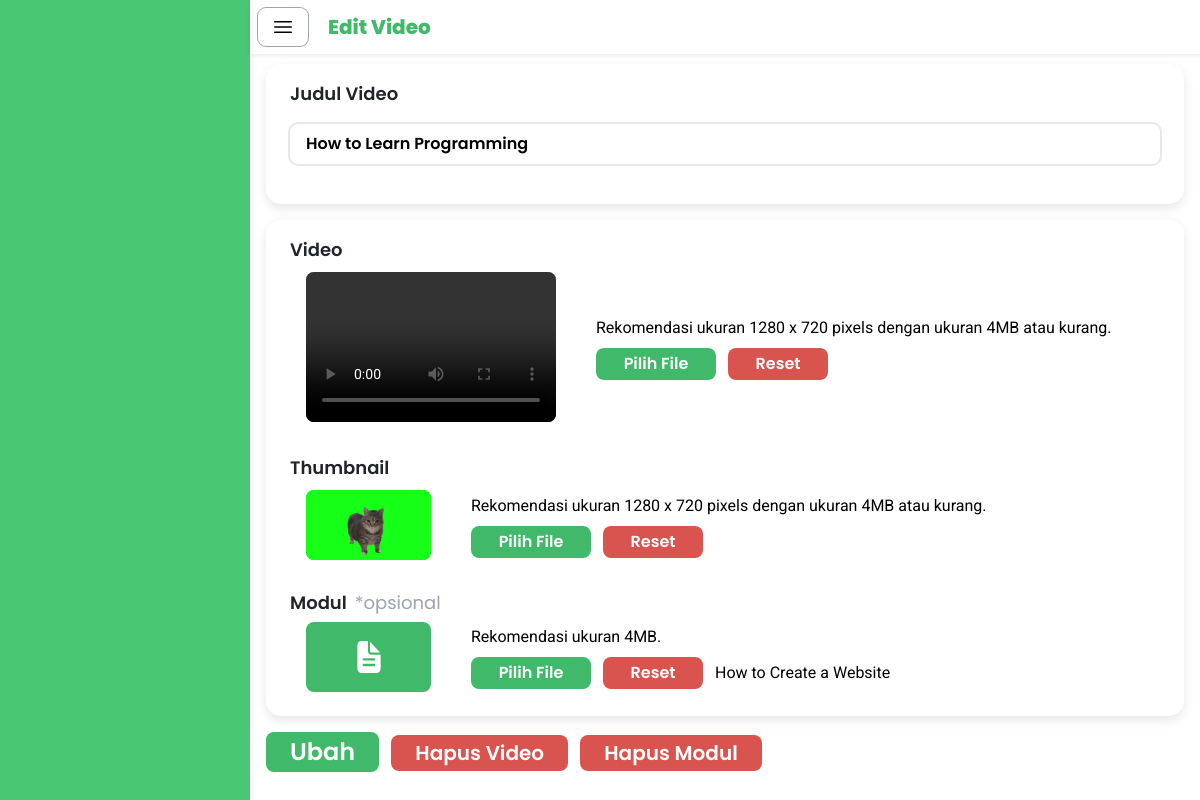
The app's page /guru/edit_video/index.php?videoID=1 (signed in) with its own data.
### tables this page shows
CREATE TABLE IF NOT EXISTS `video` (
  `videoID` int NOT NULL AUTO_INCREMENT,
  `teacherID` int NOT NULL,
  `video` varchar(255) NOT NULL DEFAULT '',
  `thumbnail` varchar(255) NOT NULL DEFAULT '',
  `title` varchar(255) NOT NULL,
  `views` int NOT NULL,
  `upload_date` datetime NOT NULL,
  `favorite` int DEFAULT '0',
  PRIMARY KEY (`videoID`),
  KEY `teacherID` (`teacherID`),
  CONSTRAINT `video_ibfk_1` FOREIGN KEY (`teacherID`) REFERENCES `guru` (`teacherID`) ON DELETE CASCADE ON UPDATE CASCADE
);

CREATE TABLE IF NOT EXISTS `modul` (
  `moduleID` int NOT NULL AUTO_INCREMENT,
  `teacherID` int NOT NULL,
  `videoID` int NOT NULL,
  `title` varchar(255) NOT NULL,
  `download` int NOT NULL,
  `modul` varchar(255) NOT NULL,
  PRIMARY KEY (`moduleID`),
  KEY `teacherID` (`teacherID`),
  KEY `FK_modul_video` (`videoID`),
  CONSTRAINT `FK_modul_guru` FOREIGN KEY (`teacherID`) REFERENCES `guru` (`teacherID`),
  CONSTRAINT `FK_modul_video` FOREIGN KEY (`videoID`) REFERENCES `video` (`videoID`)
);

### guru/edit_video/index.php (the view, shortened to what this page needs)
<?php
    $servername = "localhost";
    $username = "root";
    $password = "";
    $dbname = "study_tube";
    $conn = new mysqli($servername, $username, $password, $dbname);
    if (isset($_GET['videoID'])) {
        $videoID = $_GET['videoID'];
    } else {
        die("Video ID is required");
    }
    $sqlvideo = "SELECT
                thumbnail,
                title,
                video,
                views
            FROM
                video
            WHERE
                videoID = ?
            ";
    $stmt = $conn->prepare($sqlvideo);
    $stmt->bind_param("i", $videoID);
    $stmt->execute();
    $dataVideo = $stmt->get_result()->fetch_assoc();
    $sqlmodul = "SELECT
                title as modul_title,
                moduleID,
                modul
            FROM
                modul
            WHERE
                videoID = ?
            ";
    $stmt = $conn->prepare($sqlmodul);
    $stmt->bind_param("i", $videoID);
    $stmt->execute();
    $dataModul = $stmt->get_result()->fetch_assoc();
?>
<!DOCTYPE html>
<html lang="en">
<head>
    <script src="https://cdn.tailwindcss.com"></script>
    <link href="https://cdn.jsdelivr.net/npm/bootstrap@5.3.3/dist/css/bootstrap.min.css" rel="stylesheet">
    <link rel="stylesheet" href="/Study-Tube/guru/style.css">
</head>
<body>
    <div id="sidebar" class="fixed top-0 left-0 h-screen bg-[#40BA6A]"></div>
    <div id="mainContent" class="main-content">
        <div class="fixed top-0 w-full bg-white z-50 shadow-sm">
            <div class="flex items-center space-x-5 p-2">
                <button id="toggleSidebar" class="btn rounded-lg ring-1 ring-gray-400 bg-white">
                    <svg xmlns="http://www.w3.org/2000/svg" fill="none" viewBox="0 0 24 24" stroke-width="1.5" stroke="black" class="size-6">
                        <path stroke-linecap="round" stroke-linejoin="round" d="M3.75 6.75h16.5M3.75 12h16.5m-16.5 5.25h16.5" />
                    </svg>
                </button>
                <h1 class="font-poppins font-extrabold text-[#40BA6A] text-xl my-auto">Edit Video</h1>
            </div>
        </div>
        <div class="container mt-12 p-3">
            <form method="POST" action="uploadVideo.php" enctype="multipart/form-data">
                <div class="col-rounded-shadow mx-auto p-2 px-4 h-auto w-auto py-3 mb-3">
                    <div class="font-poppins text-lg mb-3 mx-auto">Judul Video</div>
                    <div class="relative flex items-center w-full mb-4">
                        <input
                            type="text"
                            name="judul"
                            placeholder="Masukkan judul video"
                            value="<?php echo $dataVideo['title']; ?>"
                            class="w-full pl-4 pr-4 py-2 rounded-lg bg-white text-black font-poppins placeholder-gray-400 outline-none ring-2 ring-gray-200 focus:ring focus:ring-[#40BA6A]"
                            required
                        />
                    </div>
                </div>
                <div class="col-rounded-shadow mx-auto p-2 px-4 h-auto w-auto py-3">
                    <div class="font-poppins text-lg mx-auto">Video</div>
                        <div class="flex space-x-10 p-2 ml-2 items-center">
                            <div class="overflow-hidden w-[250px] h-[150px] bg-[#40BA6A] rounded-lg flex items-center justify-center">
                                <video id="videoPreview" class="w-full h-full object-cover" controls>
                                    <source src="<?php echo $dataVideo['video']; ?>" type="video/mp4">
                                </video>
                            </div>
                            <div class="flex-grow ml-4">
                                <span class="font-roboto font-normal text-black">
                                    Rekomendasi ukuran 1280 x 720 pixels dengan ukuran 4MB atau kurang.
                                </span>
                                <div class="flex flex-auto mt-2 space-x-3 w-auto">
                                    <div class="flex flex-col space-y-2">
                                        <div class="flex flex-row space-x-3">
                                            <label for="video_file"
                                                class="py-1 px-6 w-[120px] text-white font-semibold rounded-lg bg-[#40BA6A] font-poppins cursor-pointer text-center">
                                                Pilih File
                                            </label>
                                            <button type="button" id="resetVideoButton" class="py-1 px-6 w-[100px] text-white font-semibold rounded-lg bg-[#D9534F] font-poppins cursor-pointer text-center">
                                                Reset
                                            </button>
                                        </div>
                                    </div>
                                </div>
                            </div>
                        </div>
                    <div class="font-poppins text-lg mx-auto mt-4">Thumbnail</div>
                        <div class="flex space-x-10 p-2 ml-2 items-center">
                            <div class="overflow-hidden w-[125px] h-[70px] bg-[#40BA6A] rounded-lg flex items-center justify-center">
                                <img id="profileImage" src="<?php echo $dataVideo['thumbnail']; ?>" alt="Preview Gambar" class="w-full h-full object-cover" />
                            </div>
                            <div class="flex-grow ml-4">
                                <span class="font-roboto font-normal text-black">
                                    Rekomendasi ukuran 1280 x 720 pixels dengan ukuran 4MB atau kurang.
                                </span>
                                <div class="flex flex-auto mt-2 space-x-3 w-auto">
                                    <div class="flex flex-col space-y-2">
                                        <div class="flex flex-row space-x-3">
                                            <label for="profile_photo"
                                                class="py-1 px-6 w-[120px] text-white font-semibold rounded-lg bg-[#40BA6A] font-poppins cursor-pointer text-center">
                                                Pilih File
                                            </label>
                                            <button type="button" id="resetButton" class="py-1 px-6 w-[100px] text-white font-semibold rounded-lg bg-[#D9534F] font-poppins cursor-pointer text-center">
                                                Reset
                                            </button>
                                        </div>
                                    </div>
                                </div>
                            </div>
                        </div>
                    <span class="flex font-poppins text-lg mx-auto mt-4 space-x-2">
                        <h1 class="">Modul</h1>
                        <h1 class="text-gray-400 font-normal">*opsional</h1>
                    </span>
                        <div class="flex space-x-10 p-2 ml-2 items-center">
                            <div id="profileBg" class="overflow-hidden w-[125px] h-[70px] bg-[#40BA6A] rounded-lg flex items-center justify-center">
                            </div>
                            <div class="flex-grow ml-4">
                                <span class="font-roboto font-normal text-black">
                                    Rekomendasi ukuran 4MB.
                                </span>
                                <div class="flex flex-auto mt-2 space-x-3 w-auto">
                                    <div class="flex flex-col space-y-2">
                                        <div class="flex flex-row space-x-3">
                                            <label for="module_file"
                                                class="py-1 px-6 w-[120px] text-white font-semibold rounded-lg bg-[#40BA6A] font-poppins cursor-pointer text-center">
                                                Pilih File
                                            </label>
                                            <button type="button" id="resetFileButton" class="py-1 px-6 w-[100px] text-white font-semibold rounded-lg bg-[#D9534F] font-poppins cursor-pointer text-center">
                                            Reset
                                            </button>
                                            <span id="fileNameDisplay"
                                            style="width: 250px; overflow: hidden; white-space: nowrap; text-overflow: ellipsis; display: inline-block;"
                                            class="font-roboto font-normal text-black mt-1 ml-2">
                                            <?php echo $dataModul['modul_title']; ?>
                                            </span>
                                        </div>
                                    </div>
                                </div>
                            </div>
                        </div>
                </div>
                <button type="submit" name="edit"
                    class="py-1 px-6 text-white font-semibold text-2xl rounded-lg bg-[#40BA6A] font-poppins cursor-pointer mt-3 text-center">
                    Ubah
                </button>
                <button type="submit" name="deleteVideo"
                    class="py-1 px-6 text-white font-semibold text-xl rounded-lg bg-[#D9534F] font-poppins cursor-pointer mt-3 ml-2 text-center">
                    Hapus Video
                </button>
                <button type="submit" name="deleteModul"
                    class="py-1 px-6 text-white font-semibold text-xl rounded-lg bg-[#D9534F] font-poppins cursor-pointer mt-3 ml-2 text-center">
                    Hapus Modul
                </button>
            </form>
        </div>
    </div>
</body>
</html>

### guru/style.css (style rules this page uses)
input::placeholder { font-family: 'Poppins', sans-serif; font-weight: 600; font-size: 18px; color: #888; }
.font-poppins { font-family: 'Poppins', sans-serif; font-weight: 600; }
.col-rounded-shadow { border-radius: 15px; box-shadow: 0px 4px 12px rgba(0, 0, 0, 0.1); }
.font-roboto { font-family: 'Roboto', sans-serif; font-weight: 600; }
#sidebar { height: 100vh; position: fixed; top: 0; left: 0; z-index: 10; transition: transform 0.3s ease-in-out; width: 250px; background-color: #48c774; color: white; }
.main-content { margin-left: 250px; transition: margin-left 0.3s ease-in-out; }

### records on screen
video: judul "How to Learn Programming", thumbnail (picture)
modul: title "How to Create a Website"
